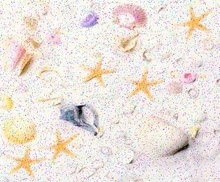
%> input picture AssignmentInput.jpg, 220 x 182 px, shrunk from 438 x 362 before the run
$ octave MainScript.m   (GNU Octave 9; MATLAB toolbox functions it lacks are replaced by stand-ins)
%> lines starting %> are read from the running program, lines starting %| are printed output that depends on the picture; in (x1, y1, x2, y2) boxes, pixels count from 0 and x2, y2 are one past the last pixel; in counts of white or black regions, pixels touching at a corner belong together; the program's own positions count from 1
% MATLAB script for Assessment Item-1
close all;

% Step-1: Load input image
IM = imread('AssignmentInput.jpg');
%> IM is the input picture: size 182x220x3 uint8; mean R, G, B 235, 226.7, 219.6
figure;
imshow(IM);
title('Step-1: Load input image');

% Step-2: Conversion of input image to greyscale
% Create new 2d matrix for grayscale image
IM = im2double(IM);
%> IM: size 182x220x3 double
IM2 = zeros(size(IM,1), size(IM,2));

% Using Y = 0.289*R + 0.5870*G + 0.1140*B to change from RGB to grayscale
for row = 1 : size(IM,1)
    for col = 1 : size(IM,2)
        IM2(row, col) = 0.2989 * IM(row, col, 1) + 0.5870 * IM(row, col, 2) + 0.1140 * IM(row, col, 3);
    end
end
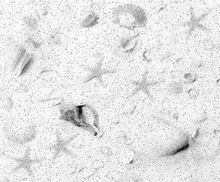
%> IM2: size 182x220 double; min 0.00808, max 1, mean 0.895

figure;
subplot(1,2,1);
%IM2 = rgb2gray(IM);
imshow(IM);
title('Coloured input');
subplot(1,2,2);
imshow(IM2);
title('Grayscale output');

% ------ Step-3: Noise removal ~ Median Filter ------ %
% Converting both the input, and output images to double for consistency

noNoise = zeros(size(IM2));
IMD = im2double(IM2);
count = 1;
array = zeros(1,9);
% Run over the entire image with a 3x3 kernel.
% Sort these 9 pixel values and use the median value for the center pixel
for row = 2 : size(IMD, 1) - 1
    for col = 2 : size(IMD, 2) - 1
        for a = row - 1 : row + 1
            for b = col - 1 : col + 1
                array(count) = IMD(a,b);
                count = count + 1;
            end
        end
        count = 1;
        sortedArray = sort(array);
        noNoise(row, col) = sortedArray(5);
    end
end
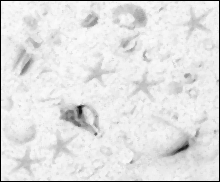
%> noNoise: size 182x220 double; min 0, max 0.985, mean 0.886
%> after the loop, array = [0.902 0.87 0.862 0.907 0.886 0.816 0.886 0.906 0.941]
% Compare the noisy imge to my median filtered no noise image
figure;
subplot(1,3,1);
imshow(IM2);
title('Noisy input');
subplot(1,3,2);
imshow(noNoise);
title('Median filter - My Code');

% ------ Step-3: Noise Removal Matlab Code ------ %
% This is here just to compare against my median filter
IM3 = medfilt2(IM2);
subplot(1,3,3);
imshow(IM3);
title('Matlab Medfilt2');
% subplot(1, 2, 2);
% imhist(IM3);
% title('Noiseless image hist');

% Step-4: Image Sharpening
sm1 = noNoise;
sm2 = zeros(size(sm1));

% Run through image 5 times with 3x3 kernel. Sum each pixel neighbourhood
% and apply mean value of neighbourhood to middle pixel for a mean filter
sum = 0;
for loopcount = 0 : 5
    for row = 2 : size(sm1, 1) - 1
        for col = 2 : size(sm1, 2) - 1
            for a = row - 1 : row + 1
                for b = col - 1 : col + 1
                    sum = sum + sm1(a,b);
                end
            end

            sum = sum / 9;
            sm2(row, col) = sum;
            sum = 0;
        end
    end
end

% Subtract smooth from original to make edge image
% Then add edge to original to enhance edges for sharpening effect
edge = sm1 - sm2;
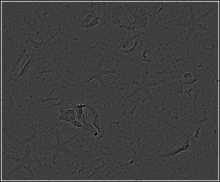
%> edge: size 182x220 double; min -0.177, max 0.539, mean 0.00616; drawn with min black and max white
sharp = sm1 + edge;
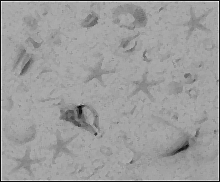
%> sharp: size 182x220 double; min -0.0996, max 1.51, mean 0.892; drawn with min black and max white

figure;
subplot(1, 3, 1);
imshow(IM3);
title('IM2');
subplot(1, 3, 2);
imshow(edge);
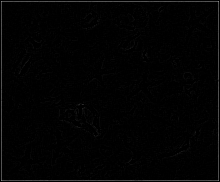
%> displayed picture: size 182x220, on the screen's scale of 0 to 255; min 0, max 138, mean 2.7
title('Edge');
subplot(1, 3, 3);
imshow(sharp);
title('Sharp');

% [17 lines of commented-out code are left out]
threshold = 0.935;

BW = false(size(sharp));

for row = 1 : size(sharp, 1)
    for col = 1 : size(sharp, 2)
        if sharp(row, col) > threshold
            BW(row, col) = true;
        end
    end
end
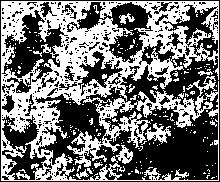
%> BW: size 182x220 logical; 44.9% white; 237 white regions (222 under 20 px), largest, box (x1, y1, x2, y2) and area: (1, 1, 219, 181) 16470, (145, 123, 171, 144) 244, (116, 145, 133, 164) 155

% Invert the image such that black is the background
BW = ~BW ;

figure;
imshow(BW);
title('Binary Image');

%Step-6: Morphological Processing

se = strel('square',4);
se2 = strel('disk',3);
IM5 = imerode(BW, se);
%> IM5: size 182x220 logical; 17.2% white; 96 white regions (72 under 20 px), largest, box (x1, y1, x2, y2) and area: (125, 113, 216, 178) 2598, (58, 99, 98, 133) 710, (9, 30, 39, 74) 482
IM6 = imdilate(IM5, se2);
%> IM6: size 182x220 logical; 35.7% white; 44 white regions, largest, box (x1, y1, x2, y2) and area: (115, 111, 218, 180) 4096, (45, 95, 100, 159) 1757, (6, 14, 52, 78) 1302
% Clear away the extra data and random clusters
IM7 = bwareaopen(IM6, 200);

figure;
imshow(IM7);
title('Step-6: Morphological Processing');

% Step-7: Starfish recognition

IM8 = IM7;
L = bwlabel(IM8);
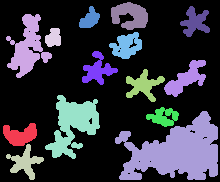
%> L: size 182x220 double; 15 distinct labels, from 0 to 14; one colour per label, 0 black
S = regionprops(L, 'Area', 'Perimeter');
%> S = 14 regions; largest, Area and Perimeter: 4096 458.3, 1757 326.4, 1302 290.2, 693 144.9, 686 155
metrics = zeros(1,25);
area = [S.Area];
%> area = [503 1302 523 237 1757 273 535 548 693 4096 561 378 686 487]
perimeter = [S.Perimeter];
%> perimeter = [102.3 290.2 151.3 59.14 326.4 67.59 156.3 106.7 144.9 458.3 156.3 89.88 155 132.7]
for i = 1 : length(metrics)
%> (the run ends here)
